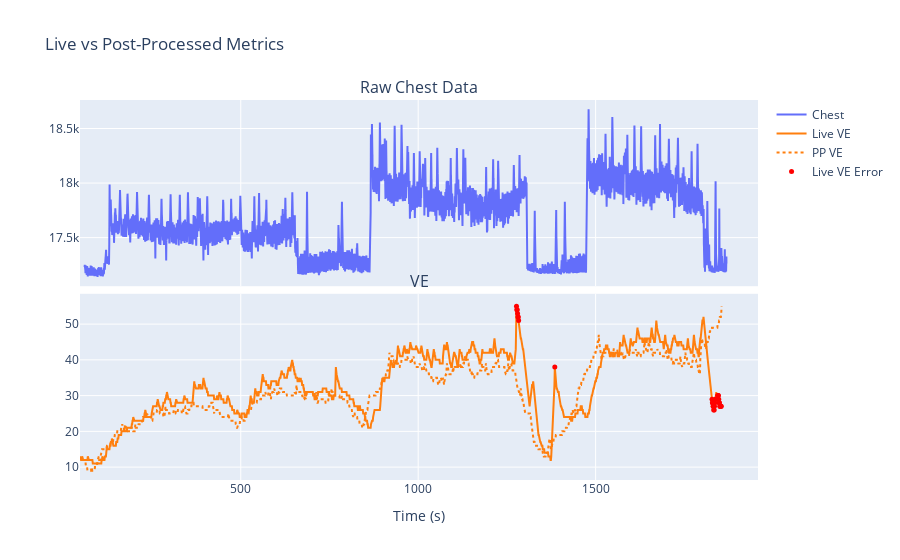

The code cell stored with this chart in its notebook:
### Code cell
# Visualiz Error
fig = plot_metrics_compare(raw_chest, live_df_sh, pp_df, errors_indices=all_error_indices, show = False)
fig.show(renderer = "jupyterlab")

### Figure 1 — Plotly figure (JSON) as saved in the notebook; plotly's stock layout.template omitted (floating-point values rounded to 4 significant figures; data arrays with more than 128 entries replaced by an {"elided": "..."} marker saying what was removed)
{"data": [{"name": "Chest", "x": {"elided": "45217 float values"}, "y": {"elided": "45217 int values"}, "type": "scatter", "xaxis": "x", "yaxis": "y"}, {"line": {"color": "#ff7f0e", "dash": "solid"}, "name": "Live VE", "x": {"elided": "1808 int values"}, "y": {"elided": "1808 int values"}, "type": "scatter", "xaxis": "x2", "yaxis": "y2"}, {"line": {"color": "#ff7f0e", "dash": "dot"}, "name": "PP VE", "x": {"elided": "1796 int values"}, "y": {"elided": "1796 int values"}, "type": "scatter", "xaxis": "x2", "yaxis": "y2"}, {"marker": {"color": "red", "size": 5}, "mode": "markers", "name": "Live VE Error", "x": [1277, 1278, 1279, 1280, 1281, 1282, 1283, 1385, 1828, 1829, 1830, 1831, 1832, 1833, 1834, 1835, 1836, 1837, 1844, 1845, 1846, 1847, 1848, 1849, 1850, 1851, 1852, 1853, 1854], "y": [55, 54, 54, 53, 52, 52, 51, 38, 29, 28, 28, 27, 27, 26, 26, 27, 28, 29, 30, 30, 30, 29, 28, 28, 27, 27, 27, 27, 27], "type": "scatter", "xaxis": "x2", "yaxis": "y2"}], "layout": {"xaxis": {"anchor": "y", "domain": [0.0, 1.0], "matches": "x2", "showticklabels": false}, "yaxis": {"anchor": "x", "domain": [0.51, 1.0]}, "xaxis2": {"anchor": "y2", "domain": [0.0, 1.0], "title": {"text": "Time (s)"}}, "yaxis2": {"anchor": "x2", "domain": [0.0, 0.49]}, "annotations": [{"font": {"size": 16}, "showarrow": false, "text": "Raw Chest Data", "x": 0.5, "xanchor": "center", "xref": "paper", "y": 1.0, "yanchor": "bottom", "yref": "paper"}, {"font": {"size": 16}, "showarrow": false, "text": "VE", "x": 0.5, "xanchor": "center", "xref": "paper", "y": 0.49, "yanchor": "bottom", "yref": "paper"}], "title": {"text": "Live vs Post-Processed Metrics"}, "hovermode": "x unified"}}
